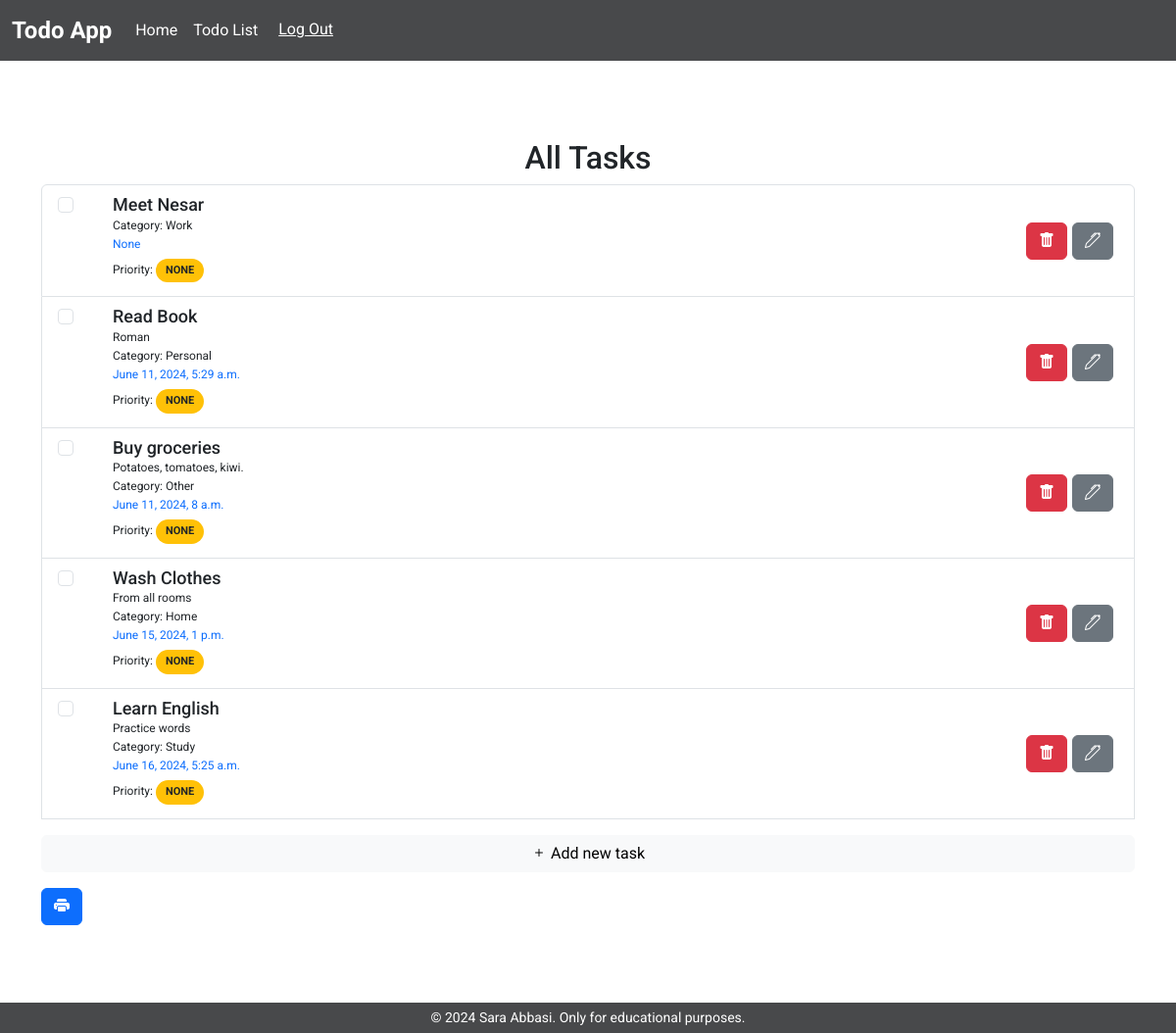
The app's page /list/ (signed in) with its own data.
### todo_app/models.py (models this page shows, shortened)
class TodoItem(models.Model):
    title = models.CharField(max_length=200)
    description = models.TextField(blank=True)
    checked = models.BooleanField(default=False)
    owner = models.ForeignKey(User, on_delete=models.CASCADE, null=True)
    date = models.DateTimeField(blank=True, null=True)
    category = models.ForeignKey(
        Category,
        on_delete=models.SET_NULL,
        null=True
    )
    priority = models.ForeignKey(
        Priority,
        on_delete=models.SET_NULL,
        null=True
    )
    is_private = models.BooleanField(default=True)

class Category(models.Model):
    PERSONAL = 'Personal'
    WORK = 'Work'
    STUDY = 'Study'
    HEALTH = 'Health'
    HOME = 'Home'
    OTHER = 'Other'
    CATEGORY_CHOICES = [
        (PERSONAL, 'Personal'),
        (WORK, 'Work'),
        (STUDY, 'Study'),
        (HEALTH, 'Health'),
        (HOME, 'Home'),
        (OTHER, 'Other'),
    ]
    name = models.CharField(max_length=100, choices=CATEGORY_CHOICES)
    def __str__(self):
        return self.name

### todo_app/views.py (the view, shortened to what this page needs)
# urls.py: path('list/', todo_list_view, name='todo_list'),
@login_required(login_url='/accounts/login')
def todo_list_view(request):
    user = request.user
    query = TodoItem.objects.filter(owner=user).order_by('priority', 'date')
    todo_list_len = len(query)
    return render(
        request, 'todo_app/todo_list.html', {
            'todolist': query, 'todo_list_len': todo_list_len
        }
    )

### todo_app/templates/todo_app/todo_list.html (shortened to what this page needs)
{% extends 'base.html' %}
{% block content %}
<div class="list-container">
  {% if todo_list_len == 0 %}
  <div>
    <h3>No Tasks Created Yet!</h3>
    <a class='link' href="{% url 'todo_app:todo_item_create' %}">You can add a task here</a>
  </div>
  {% else %}
  <div class="todo-list-container">
    <form method="POST" action="{% url 'todo_app:todo_list' %}" id="todo-list-form">
      <div class="todo-list">
        <h2 style="text-align: center;">All Tasks</h2>
        <ul class="list-group">
          {% for todoitem in todolist %}
              <li class="list-group-item todo-item">
                <div class="todo-item-content">
                  {% if todoitem.checked %}
                  <input class="check-input form-check-input job-done-input" type="checkbox" name="checked" checked value="{{todoitem.id}}" aria-label="...">
                  <div class="job-done-text job-text">
                    <h6>{{todoitem.title}}</h6>
                    <p>{{todoitem.description}}</p>
                    <p>Category: {{ todoitem.category }}</p>
                    <p>{{todoitem.date}}</p>
                    <p>Priority: {{ todoitem.priority }}</p>
                  </div>
                  {% else %}
                  <input class="check-input form-check-input" type="checkbox" name="checked" value="{{todoitem.id}}" aria-label="...">
                  <div class="job-undone-text job-text">
                    <h6>{{todoitem.title}}</h6>
                    <p>{{todoitem.description}}</p>
                    <p>Category: {{ todoitem.category }}</p>
                    <p class="todo-date">{{todoitem.date}}</p>
                    <p>Priority: <span class="priority-badge">{{ todoitem.priority }}</span></p>
                  </div>
                  {% endif %}
                </div>
                <div class="todo-item-action">
                  <a class='btn btn-danger' href="{% url 'todo_app:todo_item_delete' todoitem.id %}"><i class="bi bi-trash-fill"></i></a>
                  <a class='btn btn-secondary' href="{% url 'todo_app:todo_item_edit' todoitem.id %}"><i class="bi bi-pen"></i></a>
                </div>
              </li>
          {% endfor %}
          <a class='btn btn-light mt-3' href="{% url 'todo_app:todo_item_create' %}"><i class="bi bi-plus"></i> Add new task</a>
        </ul>
      </div>
      <button class='btn btn-primary mt-3' id="print-paper" type="button"><i class="bi bi-printer-fill"></i></button>
  </form>
  </div>
  {% endif %}
</div>
{% endblock %}

### static/css/styles.css (style rules this page uses)
body { font-family: "Roboto", Arial, sans-serif; }
.todo-list-container { width: 100%; padding-top: 80px; padding-bottom: 80px; margin-bottom: 30px; }
.todo-list { min-height: 60vh; }
.todo-item { display: flex; align-items: center; justify-content: space-between; text-align: left; }
.list-container { display: flex; width: 100%; justify-content: center; align-items: center; min-height: 90vh; }
.todo-item-content { display: flex; }
.todo-item-content input { margin-right: 10px; }
.todo-item-action { display: flex; }
.todo-item-action a { margin-right: 5px; }
.todo-date { color: #0d6efd; }
.job-text h6 { font-size: 18px; margin: 1px 0; margin-left: 30px; }
.job-text p { font-size: 12px; margin: 1px 0; margin-left: 30px; margin-right: 20px; }
.priority-badge { display: inline-block; padding: 4px 10px; background-color: #ffc107; color: #212529; font-size: 11px; font-weight: bold; border-radius: 20px; text-transform: uppercase; margin-top: 5px; margin-bottom: 5px; vertical-align: middle; }

### records on screen
TodoItem: title "Meet Nesar", category "Work", date "None", priority "NONE"
TodoItem: title "Read Book", description "Roman", category "Personal", date "June 11, 2024, 5:29 a.m.", priority "NONE"
TodoItem: title "Buy groceries", description "Potatoes, tomatoes, kiwi.", category "Other", date "June 11, 2024, 8 a.m.", priority "NONE"
TodoItem: title "Wash Clothes", description "From all rooms", category "Home", date "June 15, 2024, 1 p.m.", priority "NONE"
TodoItem: title "Learn English", description "Practice words", category "Study", date "June 16, 2024, 5:25 a.m.", priority "NONE"
